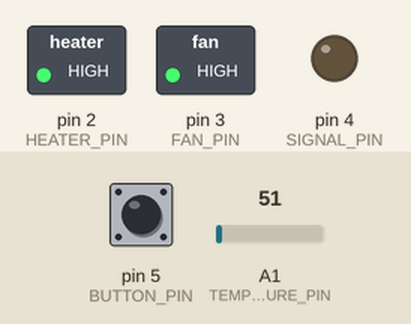
Simulated run of this sketch. Board: Arduino Nano, built with avr-gcc and run on an emulated ATmega328P. On the bench: switched loads named in the sketch (green lamp = pin HIGH), output pins drawn as LEDs (lit = HIGH). Dashed ring = blinking. The inputs (shaded band) are chosen by the test bench; at power-on: pin 5 (BUTTON_PIN) HIGH, A1 (TEMPERATURE_PIN) = 51.

Above: at 1.9 s.
2.0 s: pin 5 (BUTTON_PIN) pulled LOW for 0.15 s
At 3.8 s:
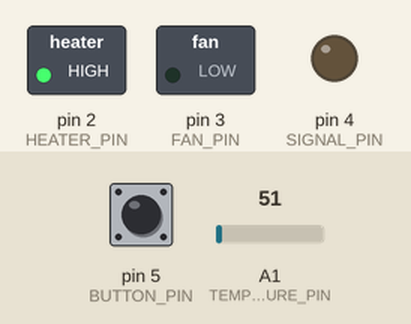
5.1 s: pin 5 (BUTTON_PIN) pulled LOW for 1 s
At 5.35 s:
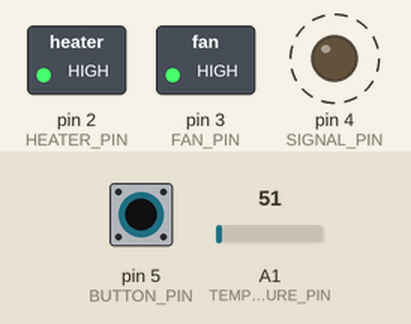
8.1 s: pin 5 (BUTTON_PIN) pulled LOW for 0.15 s
At 8.5 s:
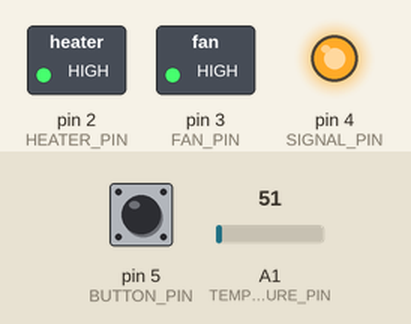
11.2 s: pin 5 (BUTTON_PIN) pulled LOW for 3.2 s
At 12.5 s:
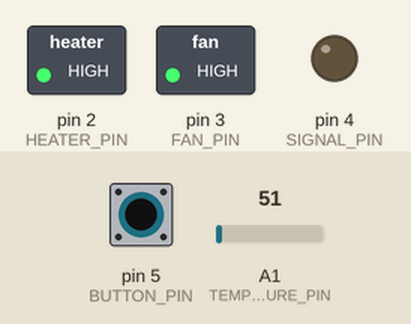
15.9 s: pin 5 (BUTTON_PIN) pulled LOW for 0.15 s
At 21.3 s:
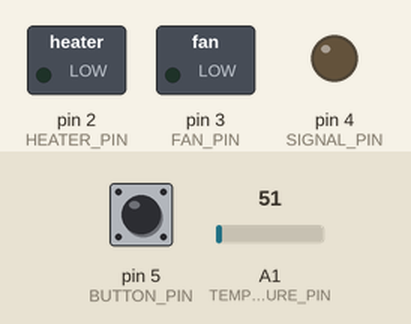
Timing chart, 0 to 22.8 s (numbered marks = the images above; inputs shaded):
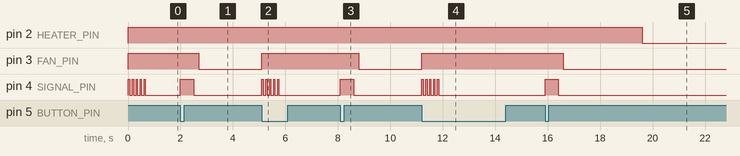

Measured:
- after the input at 2.0 s, pin 3 (FAN_PIN): HIGH → LOW after 0.70 s; pin 4 (SIGNAL_PIN): LOW → HIGH at once, → LOW 0.50 s later
- after the input at 5.1 s, pin 2 (HEATER_PIN): stays HIGH (without the input it goes to LOW after 0.60 s); pin 3 (FAN_PIN): LOW → HIGH at once; pin 4 (SIGNAL_PIN): alternates HIGH for 0.05 s and LOW for 0.10 s, 10 changes in all, then stays LOW, starting at once
- after the input at 8.1 s, pin 3 (FAN_PIN): HIGH → LOW after 0.70 s; pin 4 (SIGNAL_PIN): LOW → HIGH at once, → LOW 0.50 s later
- after the input at 11.2 s, pin 2 (HEATER_PIN): stays HIGH (without the input it goes to LOW after 0.60 s); pin 3 (FAN_PIN): LOW → HIGH at once; pin 4 (SIGNAL_PIN): alternates HIGH for 0.05 s and LOW for 0.10 s, 10 changes in all, then stays LOW, starting at once
- after the input at 15.9 s, pin 2 (HEATER_PIN): HIGH → LOW after 3.7 s; pin 3 (FAN_PIN): HIGH → LOW after 0.70 s; pin 4 (SIGNAL_PIN): LOW → HIGH at once, → LOW 0.50 s later

The sketch:

oxa.ino
```cpp
/*
  To control the sublimation of oxalic dihydrate.

  title: OXA
  version: 1.0
  date: 19.12.2020
  author: matthias.engelbracht
  lizenz: MIT

  Hardware:
  - ARDUINO NANO
  - LM2596 Dc12V->Dc5V power supply
  - 22 Ohm resistance
  - PT100
  - 2 relays module for fan and heater output
  - H4 car lamp for heating with 12V ~115W
  - button (NO)
  - buzzer

  Setps:
  - press button to start
  - if temperature is higher than 100°C, cancel
  - switch on fan
  - wait for heat switch on delay
  - heating up to ~170°C for ~3 minutes
  - switch off the heater
  - keep fan going for an other minute
  - switch fan off and wait some time untill everything cooled down
  - give 10 secound a sound

  - stop at any time possible by button press
*/

#include <AutoPID.h>

#define cycleTime 25

#define HEATER_PIN 2
#define FAN_PIN 3
#define BUTTON_PIN 5
#define SIGNAL_PIN 4
#define TEMPERATURE_PIN A1 //5V -> 22ohm A1-Input -> PT100 0V

#define TEMPERATURE_ARRAY_LENGHT 100

#define TEMPERATURE_SWITCH_OF_VALUE 910

#define SWITCH_ON_DELAY         3000
#define TOTAL_HEATING_TIME    240000
#define FAN_SWITCH_OFF_DELAY   60000
#define COOL_DOWN_DELAY        30000

#define HEAT_PULS_WIDTH         3000
#define KP                          .10
#define KI                          .0003
#define KD                         0

#define debug                   false //true

bool heatRelayState = false, relayOn = LOW, relayOff = HIGH, impuls1s = false, buttonImpuls = false, button = false, buttonTemp = false;
int oxaStep = 0, temperatureValuesIndex = 0;
double temperature, setPoint;
unsigned long timeAtCycleStart, timeAtCycleEnd, actualCycleTime, modeTimerStart, headTimerStart, mesureTimerStart, timerOneRun, lastTempUpdate, timeImpuls1s = 0;
float temperatureValues [TEMPERATURE_ARRAY_LENGHT] = {0}, temperatureValuesSum = 0.0;

AutoPIDRelay heatPidRelais(&temperature, &setPoint, &heatRelayState, HEAT_PULS_WIDTH, KP, KI, KD);

void pip(int pipTime = 100, int breakTime = 200, int pipCount = 1) {
  for (int i = 0; i < pipCount; i++ )
  {
    digitalWrite(SIGNAL_PIN, HIGH);
    delay(pipTime);
    digitalWrite(SIGNAL_PIN, LOW);
    delay(breakTime);
  }
}

void readTemperatur() {
  temperatureValues[temperatureValuesIndex] = analogRead(TEMPERATURE_PIN);

  if (temperatureValuesIndex >= TEMPERATURE_ARRAY_LENGHT - 1) temperatureValuesIndex = 0;
  else  temperatureValuesIndex ++;

  temperatureValuesSum = 0.0;
  for (int idx = 0; idx < (TEMPERATURE_ARRAY_LENGHT); idx++ )
  {
    temperatureValuesSum += temperatureValues[idx];
  }
  temperature = temperatureValuesSum / float(TEMPERATURE_ARRAY_LENGHT);
}

void resetAll() {
  oxaStep = 0;
  buttonImpuls = false;
  heatRelayState = false;
  heatPidRelais.stop();
  digitalWrite(HEATER_PIN, relayOff);
  digitalWrite(FAN_PIN, relayOff);
  pip(50, 100, 5);
}

void setup() {
  Serial.begin(9600);
  delay(10);

  pinMode(HEATER_PIN, OUTPUT);
  pinMode(FAN_PIN, OUTPUT);
  pinMode(BUTTON_PIN, INPUT_PULLUP);
  pinMode(SIGNAL_PIN, OUTPUT);

  digitalWrite(HEATER_PIN, relayOff);
  digitalWrite(FAN_PIN, relayOff);

  int initValue = analogRead(TEMPERATURE_PIN);
  for (int t = 0; t < (TEMPERATURE_ARRAY_LENGHT); t++ )
  {
    temperatureValues[t] = initValue;
  }

  heatPidRelais.setBangBang(20, 1);
  setPoint = TEMPERATURE_SWITCH_OF_VALUE;

  buttonTemp = button = digitalRead(BUTTON_PIN);
  resetAll();
}

void loop() {
  timeAtCycleStart = millis();

  if ((timeAtCycleStart - timeImpuls1s) > 1000)
  {
    impuls1s = true;
    timeImpuls1s = timeAtCycleStart;
  }
  else
  {
    impuls1s = false;
  }

  // button: start/reset
  button = digitalRead(BUTTON_PIN);
  if ((button == false) and (buttonTemp == true))
  {
    buttonImpuls = true;
  }
  else
  {
    buttonImpuls = false;
  }
  buttonTemp = button;

  if ((oxaStep > 0) and (buttonImpuls == true))
  {
    resetAll();
  }

  readTemperatur();

  // oxa step chain
  switch (oxaStep) {
    case 0: // idle
      if (buttonImpuls == true)
      {
        if (temperature > 885)  //885 ~ 100°C
        {
          Serial.println(int(temperature));
          resetAll();
          break;
        }
        pip(500);
        oxaStep++;
        modeTimerStart = millis();
        timerOneRun = modeTimerStart;
        digitalWrite(FAN_PIN, relayOn);
      }
      break;
    case 1: // fan on
      if (millis() - modeTimerStart > SWITCH_ON_DELAY)
      {
        oxaStep++;
        modeTimerStart = millis();
      }
      break;

    case 2: // heat phase heating
      if (debug and impuls1s)
      {
        Serial.print((millis() - modeTimerStart) / 1000);
        Serial.print(";");
        Serial.print(int(temperature));
        Serial.print(";");
        Serial.println(heatRelayState);
      }

      if (millis() - modeTimerStart > TOTAL_HEATING_TIME)
      {
        heatPidRelais.stop();
        heatRelayState = false;
        digitalWrite(HEATER_PIN, relayOff);

        oxaStep++;
        modeTimerStart = millis();
      }
      else {
        heatPidRelais.run();
      }

      break;
    case 3: // fan out
      if (millis() - modeTimerStart > FAN_SWITCH_OFF_DELAY)
      {
        digitalWrite(FAN_PIN, relayOff);
        oxaStep++;
        modeTimerStart = millis();
      }
      else {
        if (debug and impuls1s)
        {
          Serial.print((millis() - modeTimerStart) / 1000);
          Serial.print(";");
          Serial.println(int(temperature));
        }
      }
      break;
    case 4: // wait a moment
      if (millis() - modeTimerStart > COOL_DOWN_DELAY)
      {
        oxaStep++;
      }
      break;

    case 5: // ready signal
      pip(100, 900, 10);
      resetAll();
      break;
  }

  digitalWrite(HEATER_PIN, !heatRelayState);

  actualCycleTime = timeAtCycleEnd - timeAtCycleStart;
  if (actualCycleTime < cycleTime)
  {
    delay(cycleTime - actualCycleTime);
  }
}
```
